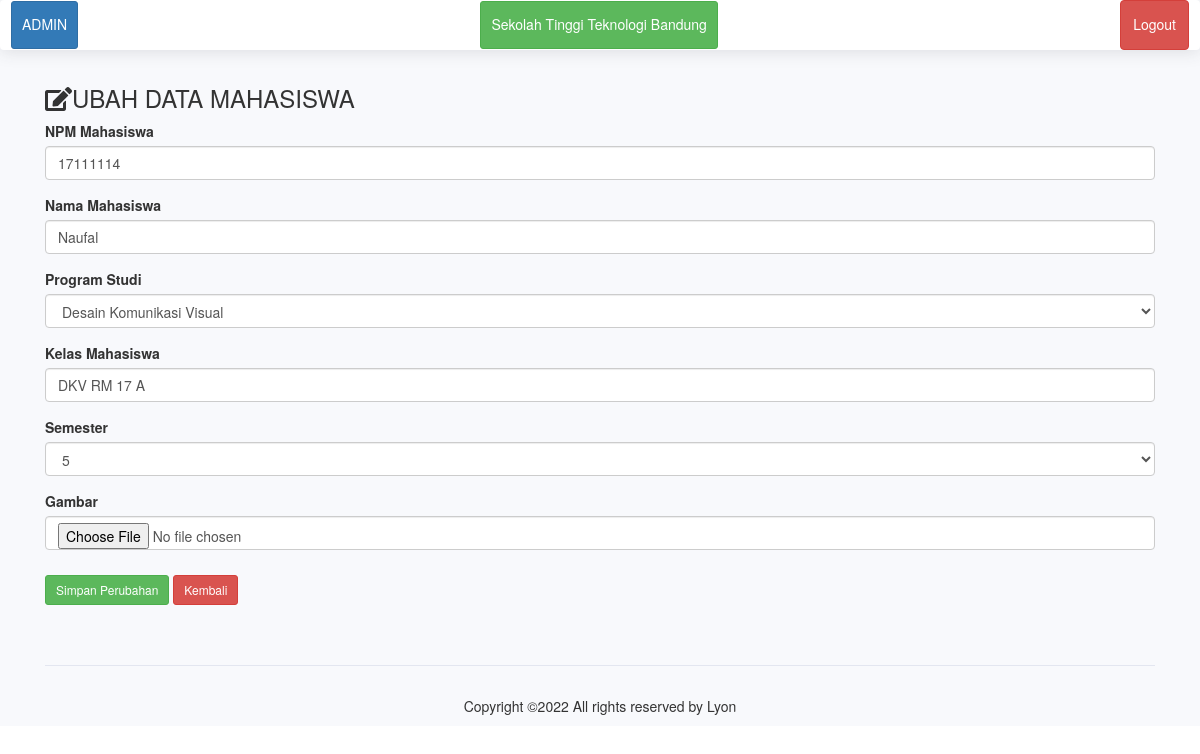
Screenshot of /Admin/edit/25 with the database file from the repository.
### tables this page shows
CREATE TABLE `data_mahasiswa` (
  `id` int(11) NOT NULL,
  `int_npm` int(12) NOT NULL,
  `str_nama` varchar(100) NOT NULL,
  `str_prodi` varchar(30) NOT NULL,
  `str_kelas` varchar(20) NOT NULL,
  `int_semester` int(2) NOT NULL,
  `gambar` text NOT NULL
);

### application/controllers/Admin.php (called while the page is built, shortened)
<?php
class Admin extends CI_Controller {
	public function edit($id) {
		$where = array('id' => $id);
		$data['mahasiswa'] = $this->Modeladmin->edit_mahasiswa($where, 'data_mahasiswa')->result();
		$this->load->view('template/header', $data);
		$this->load->view('template/sidebar');
		$this->load->view('edit_mahasiswa', $data);
		$this->load->view('template/footer');
	}
}

### index.php (called while the page is built, shortened)
<?php
require_once BASEPATH.'core/CodeIgniter.php';

### application/models/Modeladmin.php (called while the page is built, shortened)
<?php
class Modeladmin extends CI_model {
    public function edit_mahasiswa($where, $table) {
        return $this->db->get_where($table, $where);
    }
}
?>

### application/views/edit_mahasiswa.php (the view, shortened to what this page needs)
<div class="container">
    <h3><i class="fas fa-edit"></i>UBAH DATA MAHASISWA</h3>
    <?php foreach ($mahasiswa as $mhs) : ?>
        <form method="post" action="<?php echo base_url() . 'Admin/update' ?>" enctype="multipart/form-data">
            <div class="form-group">
                <label>NPM Mahasiswa</label>
                <input type="text" name="npm" class="form-control" value="<?php echo $mhs->int_npm ?>">
            </div>
            <div class="form-group">
                <label>Nama Mahasiswa</label>
                <input type="text" name="nama" class="form-control" value="<?php echo $mhs->str_nama ?>">
            </div>
            <div class="form-group">
                <label>Program Studi</label>
                <select class="form-control" name="prodi" value="">
                    <option value="Desain Komunikasi Visual" <?php
                    if ($mhs->str_prodi == "Desain Komunikasi Visual") {
                        echo 'selected';
                    }
                    ?>>Desain Komunikasi Visual</option>
                </select>
            </div>
            <div class="form-group">
                <label>Kelas Mahasiswa</label>
                <input type="text" name="kelas" class="form-control" value="<?php echo $mhs->str_kelas ?>">
            </div>
            <div class="form-group">
                <label>Semester</label>
                <select class="form-control" name="semester" value="">
                    <option value="5" <?php
                    if ($mhs->int_semester == 5) {
                        echo 'selected';
                    }
                    ?>>5</option>
                </select>
            </div>
            <div class="form-group">
                <label>Gambar</label>
                <input type="file" name="gambar" class="form-control" value="<?php echo $mhs->gambar; ?>">
            </div>
            <div align="left">
                <button type="submit" class=" btn btn-success btn-sm mt-3">Simpan Perubahan</button>
                <a href="<?php echo base_url('Login/admin') ?>" ><div class="btn btn-sm btn-danger mt-3 ">Kembali</div></a>
            </div>
        </form>
    <?php endforeach; ?>
</div>

### rows the page displays
data_mahasiswa: npm "17111114", nama "Naufal", prodi "Desain Komunikasi Visual", kelas "DKV RM 17 A", semester "5"
